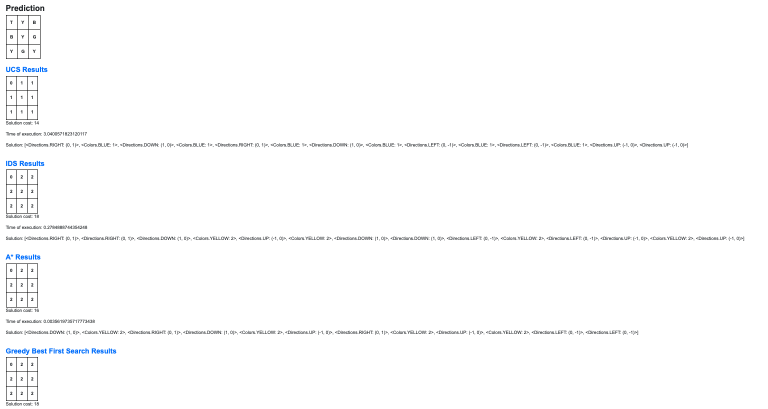
#> input picture img/Algoritmi.png, 1536 x 817 px, given in place of the camera (shown at 1/2 size)
$ jupyter execute --allow-errors prog-intro-ai.ipynb   (shell and % lines are left out)   (text cells are left out)
#> lines starting #> are read from the running program, lines starting #| are printed output that depends on the picture; after the words box and inside, x2 and y2 are one past the last pixel; in counts of white or black regions, pixels touching at a corner belong together
[cell 1]
import tensorflow as tf
import numpy as np
import matplotlib.pyplot as plt
import cv2
import datetime
from emnist import list_datasets
from tensorflow import keras
from sklearn.metrics import confusion_matrix
from sklearn.metrics import ConfusionMatrixDisplay
from sklearn.metrics import classification_report


list_datasets()
#> (this line was passed over: emnist is not available in this run)

'''
# print some images from the dataset to test
import matplotlib.pyplot as plt
from emnist import extract_training_samples
images, labels = extract_training_samples('letters')
for i in range(100):
    plt.subplot(10, 10, i+1)
    plt.axis('off')
    plt.imshow(images[i], cmap='gray')
plt.show()
'''

[cell 2]
# Import the necessary functions from the emnist library
from emnist import extract_training_samples
from emnist import extract_test_samples

# Define the labels for the EMNIST dataset
LABELS = ['0', '1', '2', '3', '4', '5', '6', '7', '8', '9',
          'A', 'B', 'C', 'D', 'E', 'F', 'G', 'H', 'I', 'J', 'K', 'L', 'M', 'N', 'O', 'P', 'Q', 'R', 'S', 'T', 'U', 'V', 'W', 'X', 'Y', 'Z',
          'a', 'b', 'd', 'e', 'f', 'g', 'h', 'n', 'q', 'r', 't']

# Define a function to remodulate the labels
# [68 lines left out: functions remodulate, filterDataset, not called in this run]

# Extract the training and test samples from the EMNIST dataset
#> (the rest of this cell did not finish here and is left out)

#> (a cell that did not finish here is left out)

#> (a cell that did not finish here is left out)

[cell 5]
# Set the batch size. This is the number of samples that will be passed through the network at once.
batch_size = 512

# Set the number of epochs to 7. An epoch is one complete pass through the entire training dataset.
epochs = 10

# Compile the model.
# We use the sparse_categorical_crossentropy loss function, which is suitable for multi-class classification problems.
# The optimizer is set to 'adam', which is a popular choice due to its efficiency and good performance on a wide range of problems.
# We also specify that we want to evaluate the model's accuracy during training.
#> (the rest of this cell did not finish here and is left out)

#> (a cell that did not finish here is left out)

#> (a cell that did not finish here is left out)

#> (a cell that did not finish here is left out)

[cell 9]
from sklearn.metrics import classification_report
#> (the rest of this cell did not finish here and is left out)

[cell 10]

font = cv2.FONT_HERSHEY_COMPLEX

# Open the webcam
cap = cv2.VideoCapture(1)

# Check if the webcam is opened correctly
if not cap.isOpened():
    raise IOError("Cannot open webcam")

while True:
    # Read a frame from the webcam
    ret, frame = cap.read()
#> frame is the input picture: shape (817, 1536, 3); mean B, G, R 252.5, 252.3, 252

    # If the frame was read correctly, ret is True
    if ret:
        # Display the frame
        cv2.imshow('Input', frame)

        # If the 'q' key is pressed, break from the loop
        if cv2.waitKey(1) & 0xFF == ord('q'):
#> (key q is pressed here)
            break
    else:
        break

# Get the current date and time
now = datetime.datetime.now()

# Format the date and time as a string
# This will give a string like '2022-03-15_14-30-20' for March 15, 2022 at 2:30:20 PM
timestamp = now.strftime('%Y-%m-%d_%H-%M-%S')

# Use the timestamp in the filename
file_name = './manipulated_grids/grid_{}.png'.format(timestamp)
cv2.imwrite(file_name, frame)

# Release the webcam and destroy all windows
cap.release()
cv2.destroyAllWindows()

# Load the image that was just saved
image  = cv2.imread('./manipulated_grids/grid_2024-03-17_16-12-12.png')
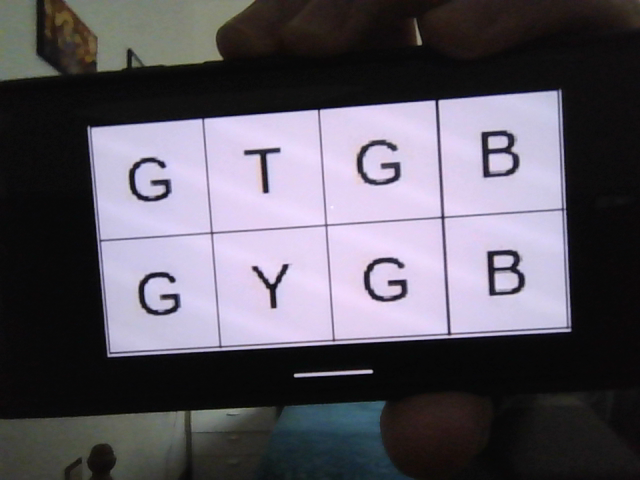
#> input picture manipulated_grids/grid_2024-03-17_16-12-12.png, 640 x 480 px
#> image is the input picture: shape (480, 640, 3); mean B, G, R 97.7, 87.9, 92.1
original = image.copy()
ROI_number = 0

# Convert the image to grayscale
gray = cv2.cvtColor(image, cv2.COLOR_BGR2GRAY)
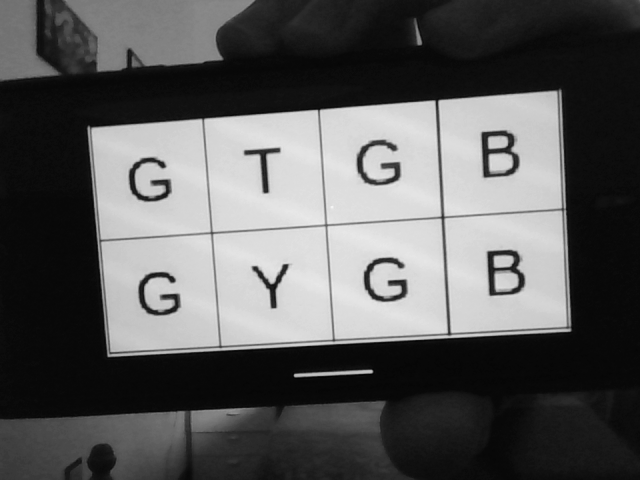
#> gray: shape (480, 640); min 2, max 244, mean 90.3

# Save the grayscale image
cv2.imwrite('./manipulated_grids/gray.png', gray)

# Apply Gaussian blur to the grayscale image
blur = cv2.GaussianBlur(gray, (5,5), 0)

# Save the blurred image
cv2.imwrite('./manipulated_grids/blur.png', blur)

# Apply adaptive thresholding to the blurred image
thresh = cv2.adaptiveThreshold(blur, 255, 1, 1, 11, 2)
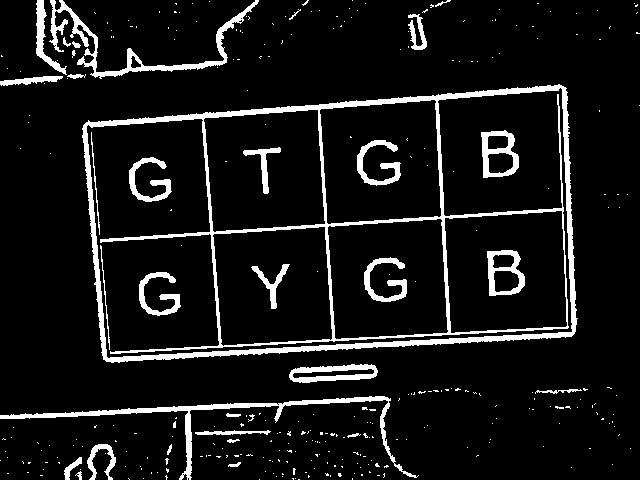
#> thresh: shape (480, 640); 8.9% white; 327 white regions (294 under 20 px)

# Save the thresholded image
cv2.imwrite('./manipulated_grids/tresh.png', thresh)

# Find contours in the thresholded image
contours, _ = cv2.findContours(thresh, cv2.RETR_TREE, cv2.CHAIN_APPROX_SIMPLE)
#> contours = 347 contours, 309 with area under 20; largest, box (x1, y1, x2, y2) and area: (82, 84, 578, 363) 117746, (86, 87, 573, 359) 42678, (444, 210, 568, 334) 13568, (319, 99, 442, 225) 13380, (203, 109, 326, 233) 12993

# Initialize variables for the contour with the largest area
max_area = 0
c = 0

# Loop through the contours
for i in contours:
    # Calculate the area of the contour
    area = cv2.contourArea(i)

    # If the area is larger than 70*60
    if area > 70*60:
        # If the area is larger than the current max_area
        if area > max_area:
            # Update max_area and best_cnt
            max_area = area
            best_cnt = i

        # Draw the contour on the image
        image = cv2.drawContours(image, contours, c, (0, 255, 0), 3)
        plt.imshow(image)
    c+=1
#> this loop made 347 passes
#> (area, max_area) on pass 217: (117745.5, 117745.5)
#> area on passes 29, 49, 219, 222, 226, 231: 21.5, 24, 12577, 12959, 13567.5, 12993
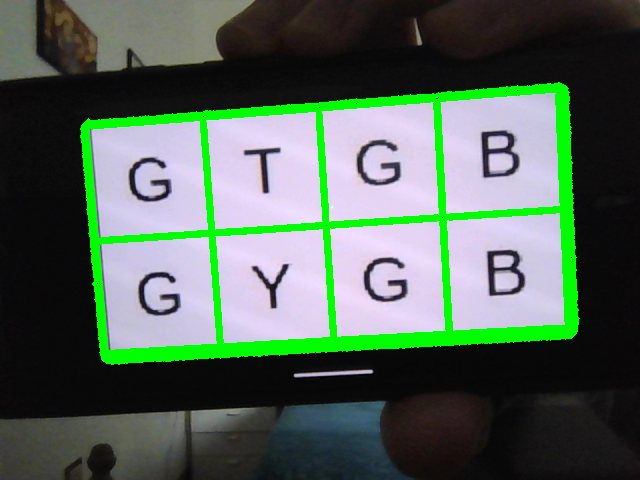
#> image: shape (480, 640, 3); 8.17% of pixels changed, all inside (x1, y1, x2, y2) = (80, 82, 580, 365)
#> after the loop, best_cnt = contour of 633 points, box (x1, y1, x2, y2) (82, 84, 578, 363), area 117746; c = 347; max_area = 117745.5

# Create a binary mask where the largest contour is filled with white
mask = np.zeros((gray.shape),np.uint8)
cv2.drawContours(mask,[best_cnt],0,255,-1)
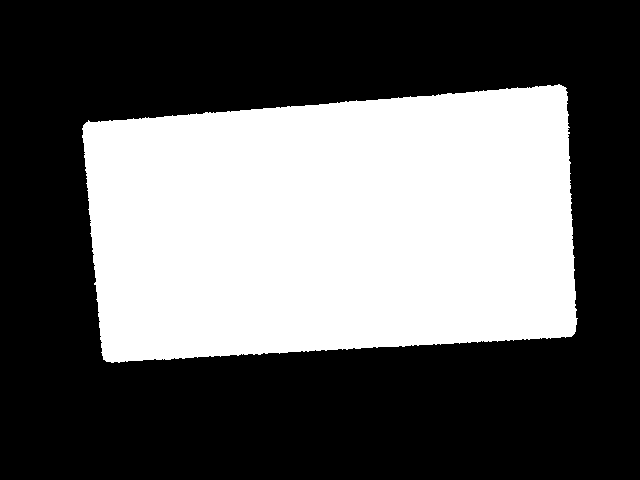
#> mask: shape (480, 640); 38.6% white; 1 white region, box (x1, y1, x2, y2) and area: (82, 84, 578, 363) 118466
cv2.drawContours(mask,[best_cnt],0,0,2)
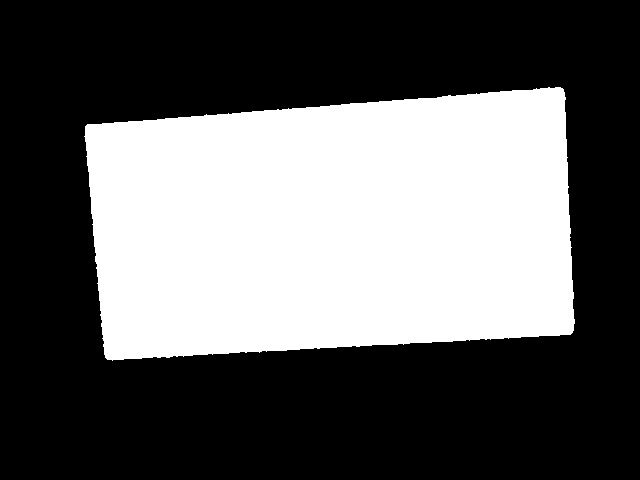
#> mask: shape (480, 640); 37.5% white; 1 white region, box (x1, y1, x2, y2) and area: (84, 87, 575, 361) 115284

# Apply the mask to the grayscale image
out = np.zeros_like(gray)
out[mask == 255] = gray[mask == 255]
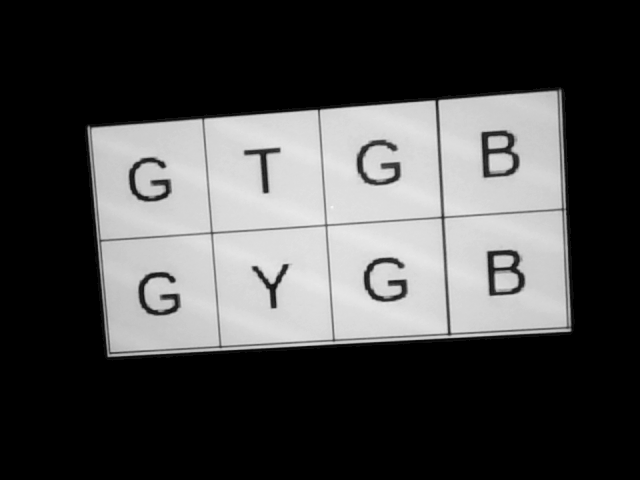
#> out: shape (480, 640); min 0, max 244, mean 72.5

# Initialize variables
c = 0
n = 0
yt = 0
l = []

# Loop through the contours again
for i in contours:
    # Calculate the area of the contour
    area = cv2.contourArea(i)

    # If the area is larger than 70*60
    if area > 70*60:
        # Get the bounding rectangle for the contour
        x,y,w,h = cv2.boundingRect(i)

        # Draw a green rectangle around the contour on the image
        plt.imshow(cv2.rectangle(image, (x, y), (x + w, y + h), (36,12,12), 2))

        # Extract the region of interest (ROI) from the original image
        ROI = original[y:y+h, x:x+w]

        # If this is not the first ROI
        if ROI_number != 0:
            # If the y-coordinate is the same as the previous ROI
            if yt == y:
                # Remove the border from the ROI and save it as an image
                ROI = ROI[y:y+h, x:x+w]
                cv2.imwrite('./manipulated_grids/ROI_{}.png'.format(ROI_number), ROI)
                n+=1
            else:
                # Remove the border from the ROI, update yt, and save the ROI as an image
                ROI = ROI[y:y+h, x:x+w]
                yt = y
                cv2.imwrite('./manipulated_grids/ROI_{}.png'.format(ROI_number), ROI)
                n = 1

        # Increment ROI_number
        ROI_number += 1

        # Draw the contour on the image
        plt.imshow(cv2.drawContours(image, contours, c, (0, 255, 0), 3))
    c+=1
#> this loop made 347 passes
#> (area, x, y, w, h, yt) on passes 219, 222, 226, 231, 235, 242: (12577, 212, 226, 121, 121, 226), (12959, 327, 218, 122, 122, 218), (13567.5, 444, 210, 124, 124, 210), (12993, 203, 109, 123, 124, 109), (13380, 319, 99, 123, 126, 99), (42677.5, 86, 87, 487, 272, 87)
#> (area, x, y, w, h) on pass 217: (117745.5, 82, 84, 496, 279)
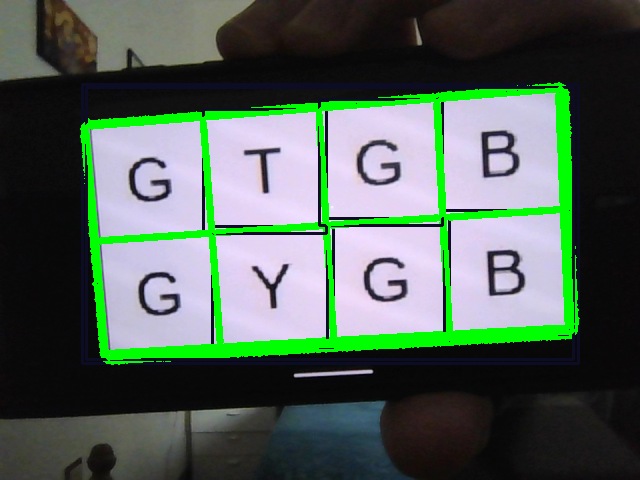
#> image: shape (480, 640, 3); 3.86% of pixels changed, all inside (x1, y1, x2, y2) = (81, 83, 580, 365)
#> after the loop, ROI_number = 7; c = 347
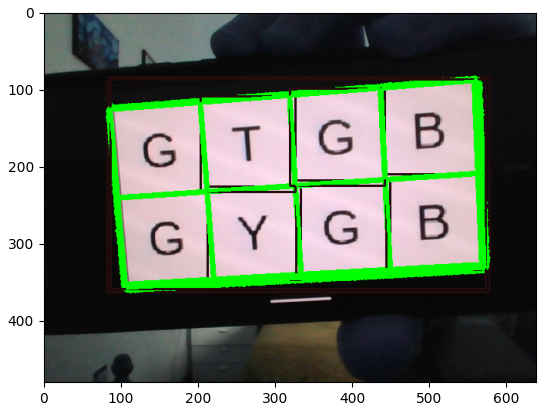
#> figure drawn by matplotlib, 1 panel; B, G, R data is drawn as R, G, B
